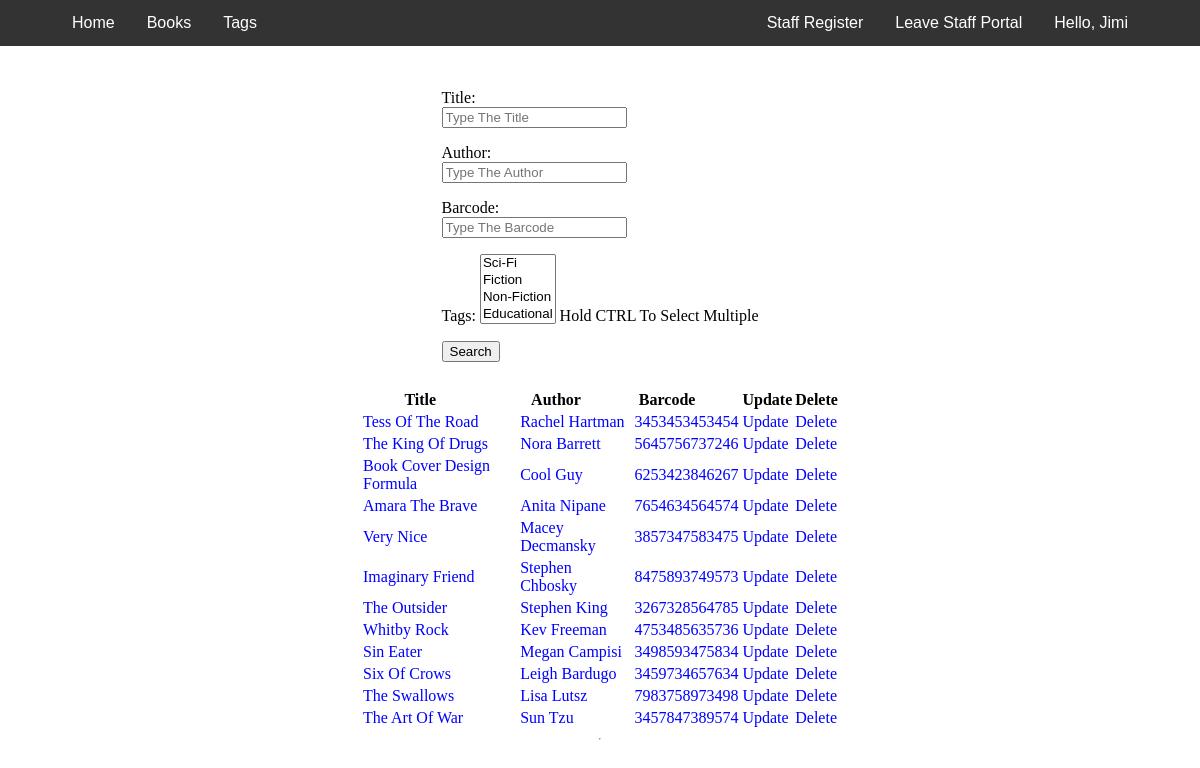
/staff/books (signed in), run on the app's committed database.
### accounts/models.py (models this page shows, shortened)
class User(AbstractBaseUser):
    email = models.EmailField(max_length=255, unique=True)
    firstName = models.CharField(max_length=255, blank=True, null=True)
    lastName = models.CharField(max_length=255, blank=True, null=True)
    staff = models.BooleanField(default=False)  # staff user non superuser
    admin = models.BooleanField(default=False)  # superuser
    shipping_address = models.ForeignKey(ShippingAddressModel,
                                         on_delete=SET_NULL,
                                         null=True)
    USERNAME_FIELD = 'email'  # username
    objects = UserManager()
    @property
    def is_staff(self):
        return self.staff

### Inventory/models.py (models this page shows, shortened)
class Book(models.Model):
    title = models.CharField(max_length=100)
    author = models.CharField(max_length=100)
    description = models.CharField(max_length=400)
    barcode = models.CharField(max_length=13)
    price = models.DecimalField(max_digits=10, decimal_places=2)
    discounted_price = models.DecimalField(max_digits=10,
                                           decimal_places=2,
                                           null=True,
                                           blank=True)
    borrowed = models.BooleanField(default=False)
    coverImage = models.ImageField(upload_to='bookCovers')
    tags = models.ManyToManyField(Tag)
    payment_id = models.CharField(max_length=200, null=True)
    product_id = models.CharField(max_length=200, null=True)

### Inventory/views.py (the view, shortened to what this page needs)
# urls.py: path('books', BooksView.as_view(), name="viewBooks"),
@method_decorator(decorators, name='dispatch')
class BooksView(View):
    template_name = 'inventory/viewBooks.html'
    def get(self, request, *args, **kwargs):
        context = {}
        form = SearchBookForm()
        books = Book.objects.all()
        context['books'] = books
        context['form'] = form
        return render(request, self.template_name, context)

### Inventory/forms.py
class SearchBookForm(forms.Form):
    title = forms.CharField(
        max_length=100,
        required=False,
        widget=forms.TextInput(attrs={'placeholder': 'Type The Title'}))
    author = forms.CharField(
        max_length=100,
        required=False,
        widget=forms.TextInput(attrs={'placeholder': 'Type The Author'}))
    barcode = forms.CharField(
        max_length=13,
        min_length=13,
        required=False,
        widget=forms.TextInput(attrs={'placeholder': 'Type The Barcode'}))
    tags = Tag.objects.all()
    tags = forms.ModelMultipleChoiceField(
        tags, help_text='Hold CTRL To Select Multiple', required=False)

### Inventory/models.py (called while the page is built)
    def __str__(self):
        return self.name

### Inventory/templates/inventory/viewBooks.html (shortened to what this page needs)
{% extends "Sbase.html" %}
{% block head %}
{% load static %}
<link rel="stylesheet" href="{% static "css/inventory/viewBooks.css" %}">
{% endblock %}
{% block content %}
<div class="search-form">
  <form method="post">
    {{form.as_p}}
    <button type="submit">Search</button>
  </form>
</div>
<hr>
<div class="results-table">
  <table>
    <th>Title</th>
    <th>Author</th>
    <th>Barcode</th>
    <th>Update</th>
    <th>Delete</th>
    {% for i in books %}
    <tr>
      <td><a class="books-link" href="{% url 'book' id=i.id %}">{{i.title}}</a></td>
      <td><a class="books-link" href="#">{{i.author}}</a></td>
      <td><a class="books-link" href="#">{{i.barcode}}</a></td>
      <td><a class="books-link" href="{% url 'updateBook' id=i.id %}">Update</a></td>
      <td><a class="books-link" href="{% url 'deleteBook' id=i.id %}" onclick="return confirm('Are you sure you want to delete this?')">Delete </a></td>
    </tr>
    {% endfor %}
  </table>
</div>
{% endblock %}

### Inventory/templates/inventory/staffNavBar.html (shortened to what this page needs)
<div class="navbar">
  <a style="margin-left: 3.5em;" class="float-l" href="{% url 'sHome' %}">Home</a>
  <div class="dropdown">
    <button class="dropbtn">Books
    </button>
  </div>
  <div class="dropdown">
    <button class="dropbtn">Tags
    </button>
  </div>
  <div style="float: right; margin-right: 3.5em;" class="dropdown">
    <button class="dropbtn">Hello, {{user.firstName}}
    </button>
  </div>
  <a class="float-r" href="{% url 'home' %}">Leave Staff Portal</a>
  <a class="float-r" href="{% url 'sRegister' %}">Staff Register</a>
</div>

### static/css/Inventory/viewBooks.css (style rules this page uses)
.navbar { grid-area: navbar; }
.search-form { grid-area: form; display: flex; justify-content: center; align-items: center; width: 100%; }
input { display: flex; justify-content: center; }
.results-table { grid-area: results; display: flex; justify-content: center; }
table { width: 40%; }
th { padding-right: 8.333%; }
.books-link { text-decoration: none; color: blue; }

### Inventory/templates/inventory/staffNavBar.html (style rules this page uses)
body { margin: 0; }
.navbar { background-color: #333; font-family: Arial; }
.float-r { float: right; font-size: 16px; color: white; text-align: center; padding: 14px 16px; text-decoration: none; }
.float-l { float: left; font-size: 16px; color: white; text-align: center; padding: 14px 16px; text-decoration: none; }
.dropdown { float: left; overflow: hidden; }
.dropdown .dropbtn { font-size: 16px; border: none; outline: none; color: white; padding: 14px 16px; background-color: inherit; font-family: inherit; margin: 0; }

### data on the page
User: firstName "Jimi"
Book: title "Tess Of The Road", author "Rachel Hartman", barcode "3453453453454"
Book: title "The King Of Drugs", author "Nora Barrett", barcode "5645756737246"
Book: title "Book Cover Design Formula", author "Cool Guy", barcode "6253423846267"
Book: title "Amara The Brave", author "Anita Nipane", barcode "7654634564574"
Book: title "Very Nice", author "Macey Decmansky", barcode "3857347583475"
Book: title "Imaginary Friend", author "Stephen Chbosky", barcode "8475893749573"
Book: title "The Outsider", author "Stephen King", barcode "3267328564785"
Book: title "Whitby Rock", author "Kev Freeman", barcode "4753485635736"
Book: title "Sin Eater", author "Megan Campisi", barcode "3498593475834"
Book: title "Six Of Crows", author "Leigh Bardugo", barcode "3459734657634"
Book: title "The Swallows", author "Lisa Lutsz", barcode "7983758973498"
Book: title "The Art Of War", author "Sun Tzu", barcode "3457847389574"
